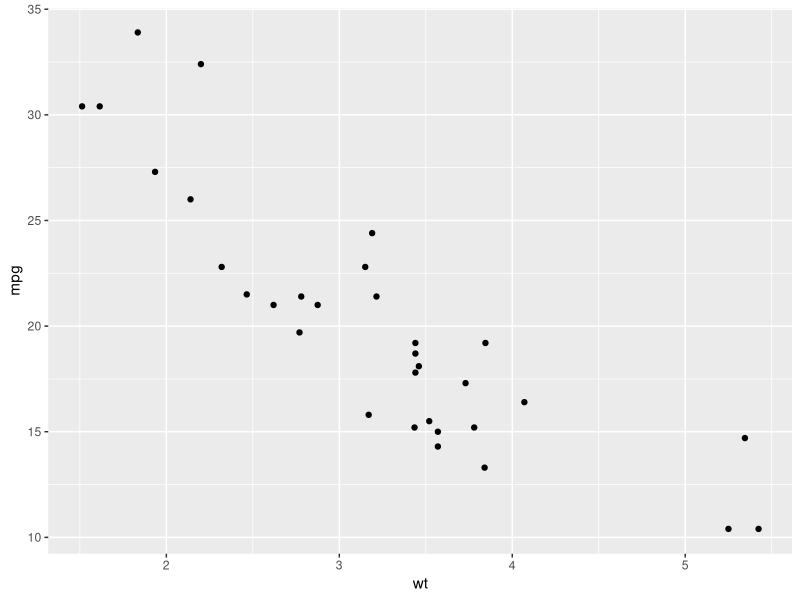
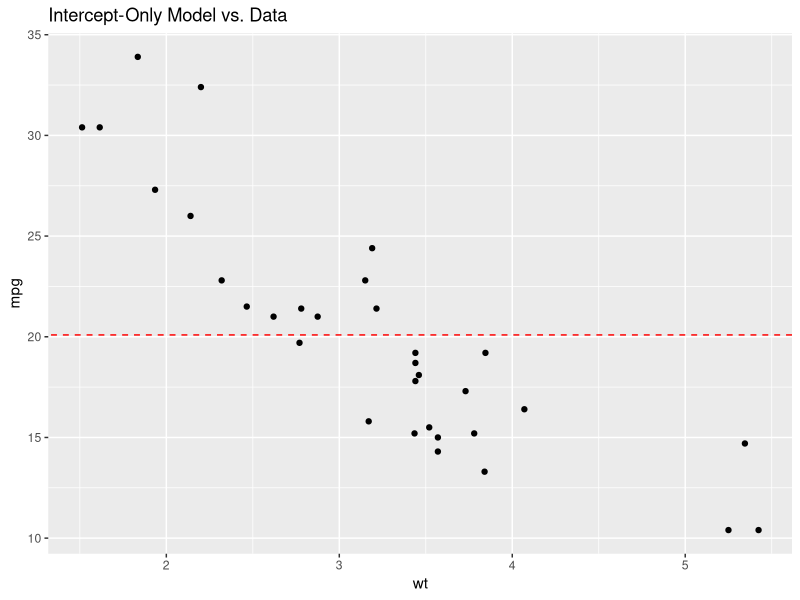
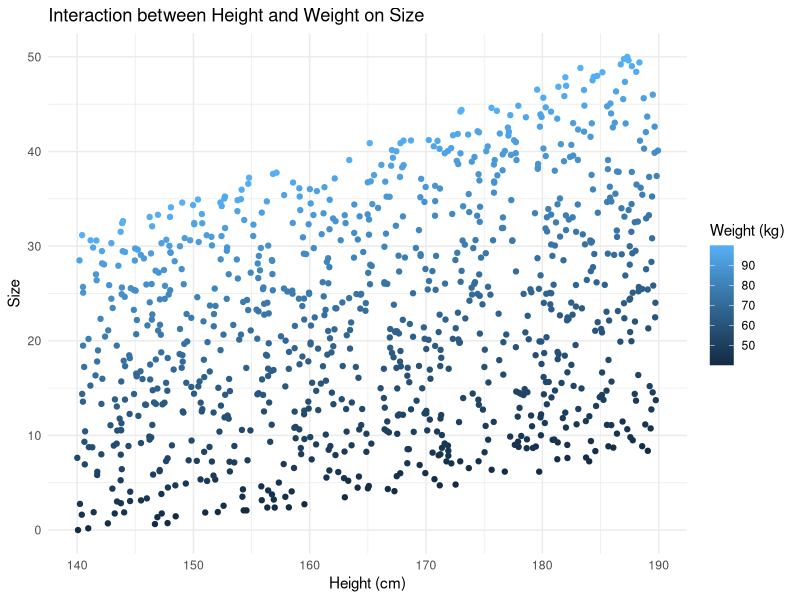

Here is the R script that generated these plots, in order:
## ---- chunk 1
library(lme4)
library(tidyverse)
## ---- chunk 2
# install.packages("skimr") # install if needed
mtcars <- mtcars # load data and assign

# review your data
# skim_mtcars <- skimr::skim(mtcars)
# View(skim_mtcars)
# 
# ?mtcars
# 
# summary(mtcars)
## ---- chunk 3
ggplot(mtcars, aes(x = wt, y = mpg)) +
  geom_point()
## ---- chunk 4
m1 <- lm(mpg ~ wt, data = mtcars)
summary(m1)

m2 <- lm(mpg ~ wt + hp, data = mtcars)
summary(m2)

m3 <- lm(mpg ~ wt + hp + disp, data = mtcars)
summary(m3)

m.all <- lm(mpg ~ ., data = mtcars)
summary(m.all)

stepwise_model <- step(m.all, direction = "both")

m.best <- lm(mpg ~ wt + qsec + am, data = mtcars)
summary(m.best)
## ---- chunk 5
m0 <- lm(mpg ~ 1, data = mtcars) # intercept-only model
summary(m0)
## ---- chunk 6
m0
coef(m0) # no slope = slope of zero

ggplot(mtcars, aes(x = wt, y = mpg)) +
  geom_point() +
  geom_abline(intercept = mean(mtcars$mpg), slope = 0, color = "red", linetype = "dashed") +
  labs(title = "Intercept-Only Model vs. Data")

## ---- chunk 7
anova(m0, m1)
## ---- chunk 8
# you can just run this whole thing :)

# set seed for reproducibility
set.seed(456) # set the seed of the random number generator to a fixed starting point

# generate a simulated dataset
n <- 1000  # number of students

Height <- runif(n, 140, 190)  # Heights between 140 cm and 190 cm

Weight <- runif(n, 40, 100)  # Weights between 40 kg and 100 kg

# simulate uniform size as a function of Height, Weight, and Height:Weight
# add some noise to make the data more realistic :)
Size <- 50 + 0.3 * Height + 0.15 * Weight + 0.05 * Height * Weight + rnorm(n, mean = 0, sd = 3)
Size <- 50 * (Size - min(Size)) / (max(Size) - min(Size))

Student_stats <- data.frame(Size, Height, Weight)

# model
uniforms_max <- lm(Size ~ Height * Weight, data = Student_stats)
summary(uniforms_max)

# visualize the interaction
ggplot(uniforms_max, aes(x = Height, y = Size, color = Weight)) +
  geom_point() +
  geom_smooth(method = "lm", aes(group = Weight), se = FALSE) +
  labs(title = "Interaction between Height and Weight on Size",
       x = "Height (cm)",
       y = "Size",
       color = "Weight (kg)") +
  theme_minimal()

## ---- chunk 9
uniforms_max <- lm(Size ~ Height * Weight, data = Student_stats)

uniforms_long <- lm(Size ~ Height + Weight + Height:Weight, data = Student_stats)

uniforms_2 <- lm(Size ~ Height + Height:Weight, data = Student_stats)

uniforms_3 <- lm(Size ~ Height + Weight, data = Student_stats)

anova(uniforms_long, uniforms_3)
## ---- chunk 10
m6 <- lm(wt ~ mpg + hp + qsec, data = mtcars)
summary(m6)

anova(m.best, m6)
## ---- chunk 11

